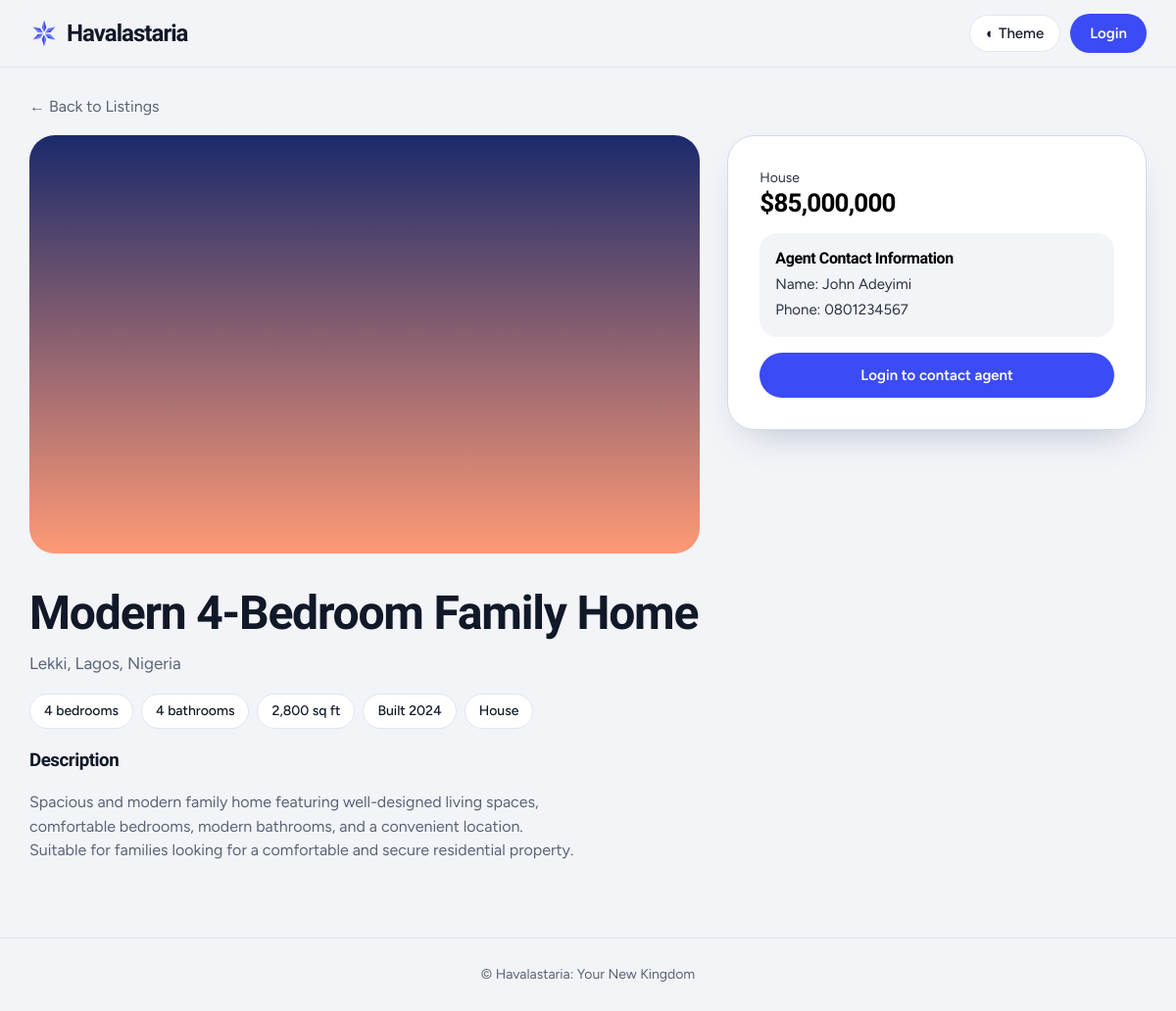
The page /property/4/ on the database its author committed.
### listings/models.py (models this page shows, shortened)
class Property(models.Model):
    PROPERTY_TYPES = [
        ('house', 'House'),
        ('apartment', 'Apartment'),
        ('condo', 'Condo'),
    ]
    title = models.CharField(max_length=200)
    description = models.TextField()
    location = models.CharField(max_length=255)
    price = models.DecimalField(max_digits=10, decimal_places=2) # e.g., 750000.00
    property_type = models.CharField(max_length=20, choices=PROPERTY_TYPES, default='house')
    bedrooms = models.IntegerField()
    bathrooms = models.DecimalField(max_digits=3, decimal_places=1) # Allows for 2.5 baths
    square_feet = models.IntegerField()
    year_built = models.IntegerField()
    image = models.ImageField(upload_to='property_images/', blank=True, null=True)
    agent = models.ForeignKey(Agent, on_delete=models.CASCADE, related_name='properties')
    created_at = models.DateTimeField(auto_now_add=True)

class Agent(models.Model):
    user = models.OneToOneField(User, on_delete=models.CASCADE)
    phone_number = models.CharField(max_length=20)
    bio = models.TextField(blank=True)

### listings/views.py (the view)
# urls.py: path('property/<int:pk>/', views.property_detail, name='property_detail'),
def property_detail(request, pk):
    property_obj = get_object_or_404(Property, pk=pk)
    can_edit = False
    if request.user.is_authenticated and hasattr(request.user, 'agent'):
        if property_obj.agent == request.user.agent:
            can_edit = True
    chat = None
    if request.user.is_authenticated:
        chat = Conversation.objects.filter(property=property_obj, client=request.user).first()
    context = {
        'property': property_obj,
        'can_edit': can_edit,
        'chat': chat,
    }
    return render(request, 'listings/property_detail.html', context)

### listings/context_processors.py (called while the page is built)
def unread(request):
    if not request.user.is_authenticated:
        return {}
    n = (Message.objects.filter(is_read=False)
         .filter(Q(conversation__client=request.user) | Q(conversation__agent__user=request.user))
         .exclude(sender=request.user).count())
    return {'unread_count': n}

### listings/templatetags/listing_extras.py (called while the page is built)
@register.filter
def display_name(user):
    if not user:
        return ""
    full = (user.get_full_name() or "").strip()
    if full:
        return full
    raw = getattr(user, "username", "") or str(user)
    return " ".join(w.capitalize() for w in re.split(r"[._\-\s]+", raw) if w)

### listings/templates/listings/property_detail.html (shortened to what this page needs)
{% extends 'listings/base.html' %}
{% load listing_extras %}
{% block content %}
<a href="{% url 'listings:index' %}" class="back">&larr; Back to Listings</a>
<div class="detail">
  <div>
    <div class="hero-img{% if not property.image %} ph{% endif %}">
    </div>
    <h1 style="font-size:clamp(30px,4.5vw,48px);margin-top:24px">{{ property.title }}</h1>
    <div class="ar" style="font-size:17px">{{ property.location|default:"Location not specified" }}</div>
    <div class="facts">
      <b>{{ property.bedrooms }} bedrooms</b>
      <b>{{ property.bathrooms|floatformat:'-1' }} bathrooms</b>
      <b>{{ property.square_feet|floatformat:'0g' }} sq ft</b>
      <b>Built {{ property.year_built }}</b>
      <b>{{ property.get_property_type_display }}</b>
    </div>
    <h3>Description</h3>
    <p style="color:var(--mu);white-space:pre-line;max-width:68ch">{{ property.description }}</p>
  </div>
  <aside class="card side">
    <div class="ar">{{ property.get_property_type_display }}</div>
    <div class="pr">${{ property.price|floatformat:'0g' }}</div>
    {% if property.agent %}
      <div class="agent">
        <h4>Agent Contact Information</h4>
        <p>Name: {{ property.agent.user|display_name }}</p>
        <p>Phone: {{ property.agent.phone_number }}</p>
      </div>
    {% endif %}
    {% if user.is_authenticated %}
      {% if not can_edit %}
        {% if chat %}<a href="{% url 'listings:conversation' chat.id %}" class="btn btn-quiet" style="width:100%;margin-bottom:6px">Open your conversation</a>{% endif %}
        <form method="post" action="{% url 'listings:book_tour' property.id %}" class="bk">{% csrf_token %}
          <label for="pd">Preferred date</label><input id="pd" type="date" name="preferred_date">
          <label for="nt">Message (optional)</label><textarea id="nt" name="note" rows="3" maxlength="1000" placeholder="Anything the agent should know?"></textarea>
          <button type="submit" class="btn" style="width:100%;margin-top:12px">Book a tour</button>
        </form>
      {% endif %}
    {% else %}
      <a href="{% url 'login' %}?next={{ request.path }}" class="btn" style="width:100%">Login to contact agent</a>
    {% endif %}
  </aside>
</div>
{% endblock %}

### listings/templates/listings/base.html (shortened to what this page needs)
{% load listing_extras %}
<!DOCTYPE html>
<html lang="en">
<head>
</head>
<body>
<header><div class="nav">
  <a href="{% url 'listings:index' %}" class="logo"><svg class="lm" viewBox="0 0 100 100" aria-hidden="true"><use href="#star"/></svg>Havalastaria</a>
  <div class="nb">
    <button type="button" class="pill" id="theme" aria-label="Toggle theme">◐ Theme</button>
    {% if user.is_authenticated %}
      <a href="{% url 'listings:inbox' %}" class="pill">✉ Messages{% if unread_count %}<b class="bdg">{{ unread_count }}</b>{% endif %}</a>
      <a href="{% url 'listings:dashboard' %}" class="pill">Dashboard</a>
      <span>Hello, {{ user|display_name }}</span>
      {% if is_agent %}<a href="{% url 'listings:create_listing' %}" class="btn">+ Create New Listing</a>{% endif %}
      <form action="{% url 'logout' %}" method="post">{% csrf_token %}<button type="submit" class="pill">Logout</button></form>
    {% else %}
      <a href="{% url 'login' %}" class="btn">Login</a>
    {% endif %}
  </div>
</div></header>
<main class="container">
{% block content %}{% endblock %}
</main>
<footer>© Havalastaria: Your New Kingdom</footer>
</body>
</html>

### listings/templates/listings/base.html (style rules this page uses)
:root { color-scheme:light;--bg:#F2F4F8;--sf:#fff;--ink:#111827;--mu:#5B6475;--ln:#E1E5EE;--ac:#3B4BF5;--ai:#fff;--sh:0 18px 40px -22px rgba(30,40,90,.35) }
* { box-sizing:border-box }
body { margin:0;background:var(--bg);color:var(--ink);font:16px/1.55 Figtree,system-ui,sans-serif }
h1,h2,h3,h4,.f { font-family:"Bricolage Grotesque",Figtree,sans-serif;letter-spacing:-.025em;margin:0 }
a { color:inherit }
header { position:sticky;top:0;z-index:5;background:color-mix(in srgb,var(--bg) 85%,transparent);backdrop-filter:blur(12px);border-bottom:1px solid var(--ln) }
.nav { max-width:1180px;margin:auto;padding:14px 20px;display:flex;justify-content:space-between;align-items:center;gap:12px;flex-wrap:wrap }
.logo { font:800 24px "Bricolage Grotesque",sans-serif;letter-spacing:-.04em;display:flex;gap:8px;align-items:center;text-decoration:none }
.nb { display:flex;gap:10px;align-items:center;flex-wrap:wrap;color:var(--mu);font-size:15px }
.container { max-width:1180px;margin:0 auto;padding:28px 20px 60px }
.btn,.pill { border:0;border-radius:99px;padding:11px 20px;font:600 15px Figtree,sans-serif;text-decoration:none;display:inline-block;cursor:pointer;background:var(--ac);color:var(--ai);text-align:center;transition:transform .15s,opacity .15s }
.pill,.btn-quiet { background:var(--sf);color:var(--ink);border:1px solid var(--ln);font-weight:500;padding:9px 16px }
.pr { font:800 26px "Bricolage Grotesque",sans-serif;letter-spacing:-.03em }
.ar { color:var(--mu);font-size:14px }
.card { background:var(--sf);border:1px solid var(--ln);border-radius:28px;padding:32px;box-shadow:var(--sh) }
.card { color-scheme:light;color:#000;--sf:#fff;--bg:#F2F4F8;--ink:#000;--mu:#2b3242;--ln:#D5DAE5;--ac:#3B4BF5;--ai:#fff }
.detail { display:grid;grid-template-columns:1.6fr 1fr;gap:28px;align-items:start }
.hero-img { aspect-ratio:16/10;border-radius:26px;overflow:hidden;position:relative;background:linear-gradient(#1b2a6b,#ff9a76) }
.facts { display:flex;flex-wrap:wrap;gap:8px;margin:18px 0 }
.facts b { font-weight:500;background:var(--sf);border:1px solid var(--ln);border-radius:99px;padding:6px 14px;font-size:14px }
.side { position:sticky;top:90px }
.side .pr { margin-bottom:4px }
.agent { background:var(--bg);border-radius:18px;padding:14px 16px;margin:16px 0 }
.agent p { margin:2px 0;color:var(--mu);font-size:15px }
.back { color:var(--mu);text-decoration:none;display:inline-block;margin-bottom:16px }
.card .btn { width:100%;padding:14px }
footer { border-top:1px solid var(--ln);padding:26px 20px;text-align:center;color:var(--mu);font-size:14px }
.lm { width:30px;height:30px;flex:none }

### rows shown on the page
Property: title "Modern 4-Bedroom Family Home", location "Lekki, Lagos, Nigeria", bedrooms "4", bathrooms "4", square_feet "2,800", year_built "2024", property_type "House", description "Spacious and modern family home featuring well-designed living spaces, comfortable bedrooms, modern bathrooms, and a convenient location. Suitable for families looking for a comfortable and secure residential property.", price "85,000,000", agent.user|display_name "John Adeyimi", agent.phone_number "0801234567"
